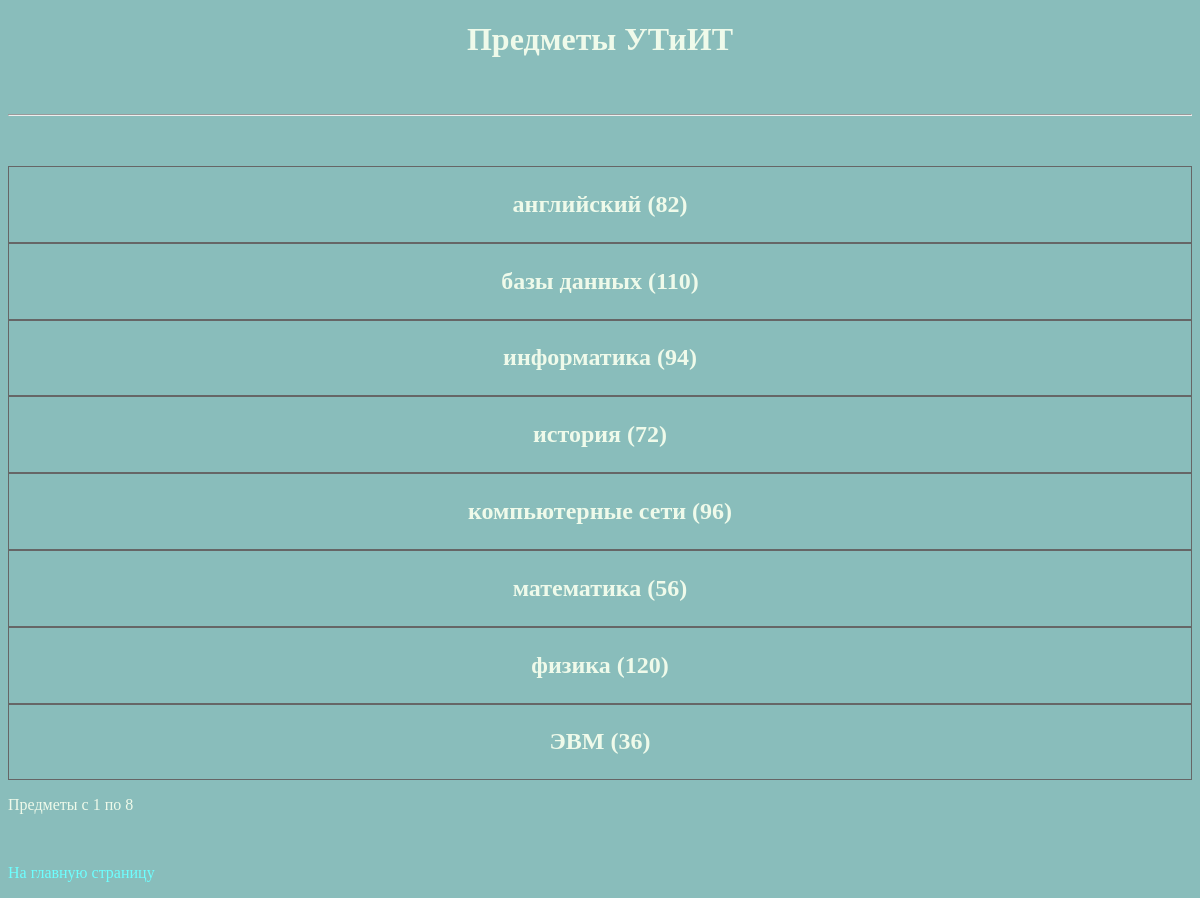
Screenshot of /project/subject.php with the database file from the repository.
### tables this page shows
CREATE TABLE IF NOT EXISTS `subjects` (
  `subj_id` smallint(6) NOT NULL AUTO_INCREMENT,
  `subj_name` char(50) DEFAULT NULL,
  `hour` smallint(6) DEFAULT NULL,
  PRIMARY KEY (`subj_id`)
);

### project/subject.php (the view, shortened to what this page needs)
<?php require_once('Connections/studies_date.php'); ?>
<?php
mysqli_select_db($studies_date, $database_studies_date);
$query_subjects = sprintf("SELECT * FROM subjects order by subj_name asc");
$subjects = mysqli_query($studies_date, $query_subjects) or die($studies_date->error);
$row_subjects = mysqli_fetch_assoc($subjects);
$totalRows_subjects = mysqli_num_rows($subjects);
?>
<!DOCTYPE html>
<html>
<head>
  	<link href="styles.css" rel="stylesheet" type="text/css">
</head>
<body>
	<h1>Предметы УТиИТ</h1>
	<p>&nbsp;</p>
	<hr>
	<p>&nbsp;</p>
<?php do {
?>
	<div class="fullnote">
		<h2>
			<?php echo $row_subjects['subj_name'] . " (" . $row_subjects['hour'] . ")"; ?>
		</h2>
	</div>
<?php } while ($row_subjects = mysqli_fetch_assoc($subjects)); ?>
<p>Предметы с <?php echo "1" ?> по
<?php echo $totalRows_subjects ?> </p>
<p>&nbsp;</p>
<p><a href="/">На главную страницу</a> </p>
</body>
</html>

### project/styles.css (style rules this page uses)
body { background-color: #89bdbb; color: #effaea; }
h1 { text-align: center; }
h2 { text-align: center; }
.fullnote { border: thin solid #666666; padding: 4px; }
a { color: #6DFFFF; text-decoration: none; transition: color 1s, border 0.5s; }

### rows the page displays
subjects: subj_name "английский", hour "82"
subjects: subj_name "базы данных", hour "110"
subjects: subj_name "информатика", hour "94"
subjects: subj_name "история", hour "72"
subjects: subj_name "компьютерные сети", hour "96"
subjects: subj_name "математика", hour "56"
subjects: subj_name "физика", hour "120"
subjects: subj_name "ЭВМ", hour "36"

### other values shown
$totalRows_subjects "8"
